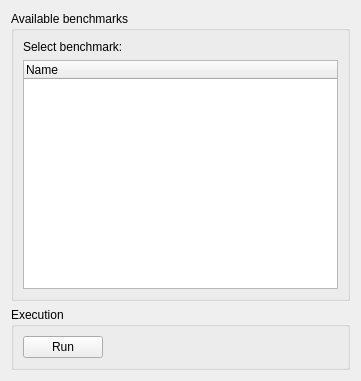
<?xml version="1.0" encoding="UTF-8"?>
<!--
  -  Copyright (c) 2025  Ioannis Panagiotopoulos
  -
  -  This program is free software: you can redistribute it and/or modify
  -  it under the terms of the GNU General Public License as published by
  -  the Free Software Foundation, either version 3 of the License, or
  -  (at your option) any later version.
  -
  -  This program is distributed in the hope that it will be useful,
  -  but WITHOUT ANY WARRANTY; without even the implied warranty of
  -  MERCHANTABILITY or FITNESS FOR A PARTICULAR PURPOSE.  See the
  -  GNU General Public License for more details.
  -
  -  You should have received a copy of the GNU General Public License
  -  along with this program.  If not, see <https://www.gnu.org/licenses/>.
  -->

<ui version="4.0">
 <class>Elpida::Application::CustomBenchmarkView</class>
 <widget class="QWidget" name="CustomBenchmarkView">
  <property name="geometry">
   <rect>
    <x>0</x>
    <y>0</y>
    <width>361</width>
    <height>381</height>
   </rect>
  </property>
  <property name="windowTitle">
   <string>Form</string>
  </property>
  <layout class="QGridLayout" name="glMain">
   <item row="0" column="0">
    <widget class="QGroupBox" name="gbAvailableBenchmarks">
     <property name="title">
      <string>Available benchmarks</string>
     </property>
     <layout class="QVBoxLayout" name="verticalLayout">
      <item>
       <widget class="QLabel" name="lblSelectBenchmark">
        <property name="text">
         <string>Select benchmark:</string>
        </property>
       </widget>
      </item>
      <item>
       <widget class="QTreeWidget" name="twBenchmarks">
        <column>
         <property name="text">
          <string notr="true">Name</string>
         </property>
        </column>
       </widget>
      </item>
     </layout>
    </widget>
   </item>
   <item row="1" column="0">
    <widget class="QGroupBox" name="gbExecution">
     <property name="title">
      <string>Execution</string>
     </property>
     <layout class="QVBoxLayout" name="verticalLayout_2">
      <item>
       <layout class="QHBoxLayout" name="horizontalLayout">
        <item>
         <widget class="QPushButton" name="pbRun">
          <property name="text">
           <string>Run</string>
          </property>
         </widget>
        </item>
        <item>
         <spacer name="horizontalSpacer">
          <property name="orientation">
           <enum>Qt::Horizontal</enum>
          </property>
          <property name="sizeHint" stdset="0">
           <size>
            <width>40</width>
            <height>20</height>
           </size>
          </property>
         </spacer>
        </item>
       </layout>
      </item>
     </layout>
    </widget>
   </item>
  </layout>
 </widget>
 <resources/>
 <connections/>
</ui>
